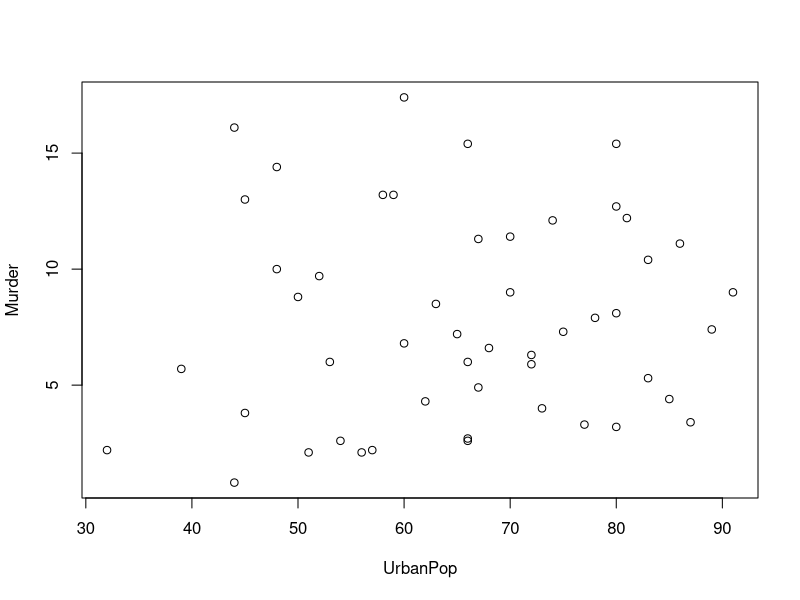
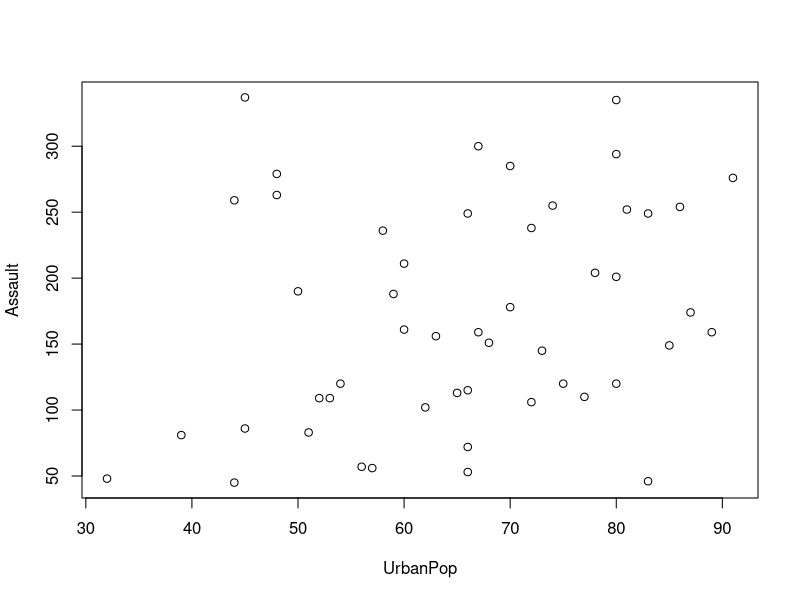
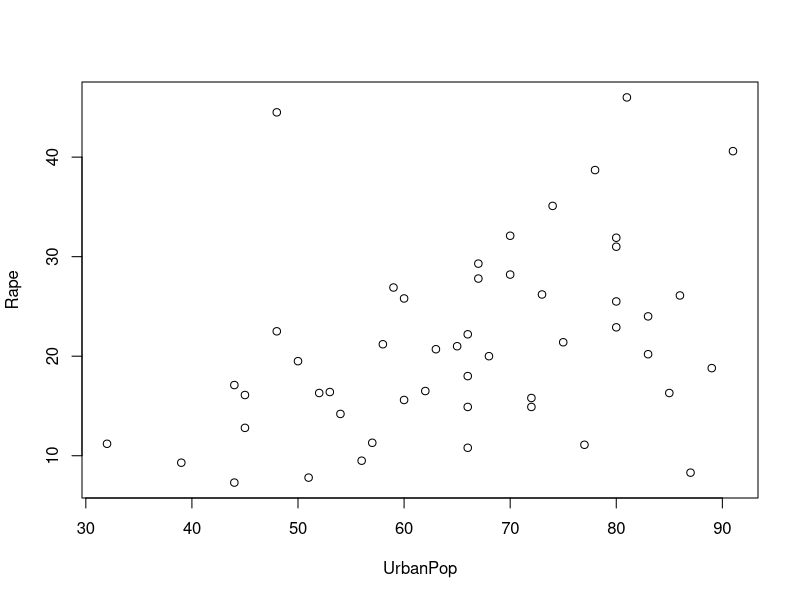

The R script that drew these images, in order:
## ---- chunk 1
knitr::opts_chunk$set(echo = TRUE)
## ---- chunk 2
X1 <- matrix(c(2,3,7,1,6,2,3,5,1), nrow=3, ncol=3)
X2 <- matrix(c(3,2,9,0,7,8,5,8,2), nrow=3, ncol=3)
X1
X2
## ---- chunk 3
X3 <- X1 %*% X2
X3
## ---- chunk 4
solve(X3)

iX3 <- solve(X3)
X3 %*% iX3
## ---- chunk 5
library(MASS)
head(Animals)
## ---- chunk 6
body <- Animals$body
brain <- Animals$brain
cor(brain, body)

cor(Animals)
## ---- chunk 7
data(USArrests)
head(USArrests)
names(USArrests)
USArrests
## ---- chunk 8
summary(USArrests)
## ---- chunk 9
cor(USArrests)
## ---- chunk 10
with(USArrests, plot(UrbanPop, Murder))
with(USArrests, plot(UrbanPop, Assault))
## ---- chunk 11
with(USArrests, plot(UrbanPop, Rape))
## ---- chunk 12
# most and least assault
x <- which(USArrests$Assault == max(USArrests$Assault))
rownames(USArrests)[x]
x <- which(USArrests$Assault == min(USArrests$Assault))
rownames(USArrests)[x]

# most and least murder
x <- which(USArrests$Murder == max(USArrests$Murder))
rownames(USArrests)[x]
x <- which(USArrests$Murder == min(USArrests$Murder))
rownames(USArrests)[x]

# most and least rape
x <- which(USArrests$Rape == max(USArrests$Rape))
rownames(USArrests)[x]
x <- which(USArrests$Rape == min(USArrests$Rape))
rownames(USArrests)[x]
## ---- chunk 13
assault.median = median(USArrests$Assault)
assault.median
subset(USArrests, Assault > assault.median, select= c(UrbanPop, Assault))
## ---- chunk 14
bottomQuartileMurderRate <- quantile(USArrests$Murder)[2]
bottomQuartileMurderRate
subset(USArrests, Murder < bottomQuartileMurderRate, select= c(UrbanPop, Murder))
## ---- chunk 15
topQuartileMurderRate <- quantile(USArrests$Murder)[4]
topQuartileMurderRate
subset(USArrests, Murder > topQuartileMurderRate, select= c(UrbanPop, Murder))
